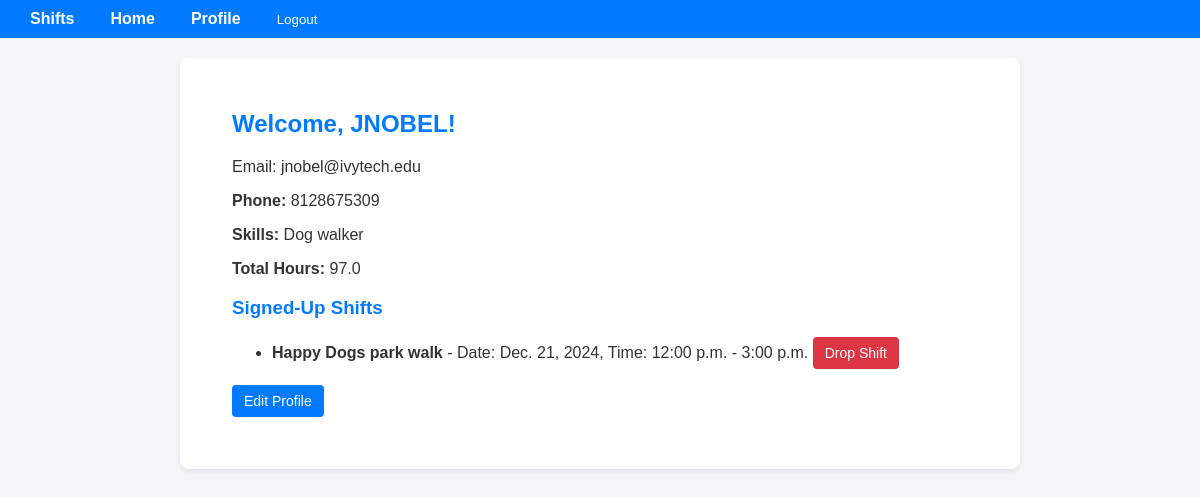
Screenshot of /profile/ (signed in) with the database file from the repository.
### volunteer_manager/models.py (models this page shows)
class Volunteer(models.Model):
    user = models.OneToOneField(User, on_delete=models.CASCADE)
    phone_number = models.CharField(max_length=15)
    skills = models.TextField()
    total_hours = models.FloatField(default=0)

class Shift(models.Model):
    event_name = models.CharField(max_length=100)
    date = models.DateField()
    start_time = models.TimeField()
    end_time = models.TimeField()
    required_training = models.CharField(max_length=100, blank=True)
    max_volunteers = models.IntegerField()
    volunteers = models.ManyToManyField(Volunteer, blank=True)

### volunteer_manager/views.py (the view)
# urls.py: path('profile/', views.profile, name='profile'),
@login_required
def profile(request):
    try:
        volunteer = Volunteer.objects.get(user=request.user)
        signed_up_shifts = volunteer.shift_set.all()
    except Volunteer.DoesNotExist:
        volunteer = None
        signed_up_shifts = []
    context = {
        'user': request.user,
        'volunteer': volunteer,
        'signed_up_shifts': signed_up_shifts,
    }
    return render(request, 'volunteer_manager/profile.html', context)

### volunteer_manager/templates/volunteer_manager/profile.html (shortened to what this page needs)
{% extends 'base.html' %}
{% block content %}
<div class="container">
    <h2>Welcome, {{ user.username }}!</h2>
    <p>Email: {{ user.email }}</p>
    {% if volunteer %}
        <p><strong>Phone:</strong> {{ volunteer.phone_number }}</p>
        <p><strong>Skills:</strong> {{ volunteer.skills }}</p>
        <p><strong>Total Hours:</strong> {{ volunteer.total_hours }}</p>
    {% else %}
        <p>You do not have a volunteer profile set up yet.</p>
    {% endif %}
    <h3>Signed-Up Shifts</h3>
    <ul>
        {% for shift in signed_up_shifts %}
            <li>
                <strong>{{ shift.event_name }}</strong> -
                Date: {{ shift.date }},
                Time: {{ shift.start_time|date:"g:i a" }} - {{ shift.end_time|date:"g:i a" }}
                <form method="post" action="{% url 'drop_shift' shift.id %}" style="display:inline;">
                    <button type="submit" class="btn btn-danger btn-sm">Drop Shift</button>
                </form>
            </li>
        {% empty %}
            <li>No signed-up shifts yet.</li>
        {% endfor %}
    </ul>
    <a href="{% url 'edit_profile' %}" class="btn btn-primary">Edit Profile</a>
</div>
{% endblock %}

### static/styles.css (style rules this page uses)
.container { margin: 2em; }

### volunteer_manager/templates/base.html (style rules this page uses)
body { font-family: Arial, sans-serif; margin: 0; padding: 0; background-color: #f4f4f9; color: #333; }
h1, h2, h3 { color: #007bff; }
.btn { display: inline-block; padding: 8px 12px; font-size: 14px; color: white; text-decoration: none; border-radius: 4px; border: none; cursor: pointer; }
.btn-primary { background-color: #007bff; }
.btn-danger { background-color: #dc3545; }

### rows the page displays
Volunteer: phone_number "8128675309", skills "Dog walker", total_hours "97.0"
Shift: event_name "Happy Dogs park walk", date "Dec. 21, 2024", start_time "12:00 p.m.", end_time "3:00 p.m."

### other values shown
{{ user.username }} "JNOBEL"
{{ user.email }} "jnobel@ivytech.edu"
